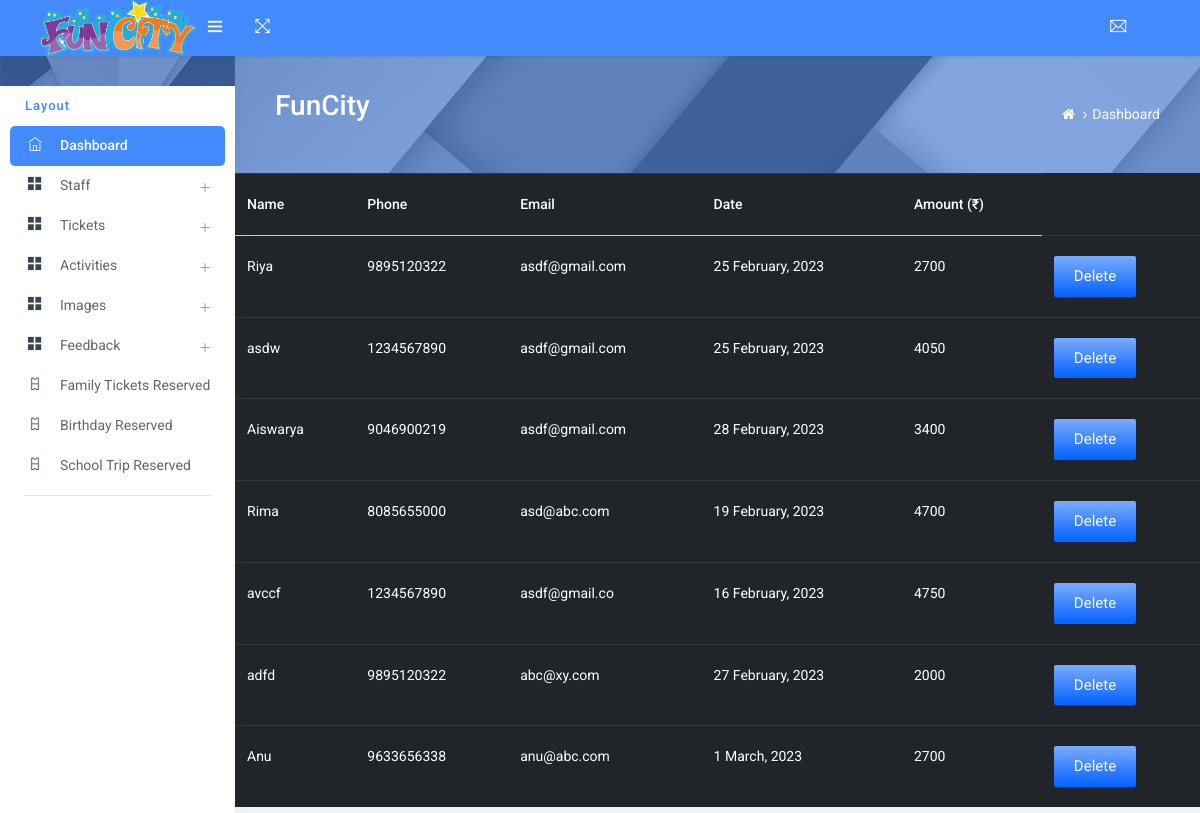
Screenshot of /Backend/familyreserved/ with the database file from the repository.
### Backend/models.py (models this page shows)
class FamilyTicketdb(models.Model):
    Name = models.CharField(max_length=50, null=True, blank=True)
    Phone = models.IntegerField(null=True, blank=True)
    Email = models.EmailField(max_length=100, null=True, blank=True)
    Date = models.CharField(max_length=50, null=True, blank=True)
    Amount = models.CharField(max_length=50,null=True, blank=True)

### Backend/views.py (the view)
# urls.py: path('familyreserved/', views.familyreserved, name="familyreserved"),
def familyreserved(request):
    data = Feedbackdb.objects.all()
    dat = FamilyTicketdb.objects.all()
    return render(request,'FamilyTickets.html',{'data': data, 'dat': dat})

### Backend/templates/FamilyTickets.html (shortened to what this page needs)
<!DOCTYPE html>
{% extends 'index.html' %}
{% block content %}
<html lang="en">
<head>
</head>
<body>
<div class="card-block table-border-style">
                                                <div class="table-responsive">
                                                    <table class="table table-inverse">
                                                        <thead>
                                                            <tr>
                                                                <th>Name</th>
                                                                <th>Phone</th>
                                                                <th>Email</th>
                                                                <th>Date</th>
                                                                <th>Amount (₹)</th>
                                                            </tr>
                                                        </thead>
                                                        <tbody>
                                                        {% for d in dat %}
                                                            <tr>
                                                                <td>{{d.Name}}</td>
                                                                <td>{{d.Phone}}</td>
                                                                <td>
                                                                  {{d.Email}}
                                                                </td>
                                                                <td>
                                                                  {{d.Date}}
                                                                </td>
                                                                <td>{{d.Amount}}</td>
                                                                <td>
                                                                    <form action="{% url 'deleteticket' dataid=d.id%}">
                                                                    <button type="submit" class="btn waves-effect waves-light hor-grd btn-grd-primary ">Delete</button>
                                                                    </form>
                                                                </td>
                                                            </tr>
                                                        {% endfor %}
                                                        </tbody>
                                                    </table>
                                                </div>
                                            </div>
</body>
</html>
{% endblock %}

### rows the page displays
FamilyTicketdb: Name "Riya", Phone "9895120322", Email "asdf@gmail.com", Date "25 February, 2023", Amount "2700"
FamilyTicketdb: Name "asdw", Phone "1234567890", Email "asdf@gmail.com", Date "25 February, 2023", Amount "4050"
FamilyTicketdb: Name "Aiswarya", Phone "9046900219", Email "asdf@gmail.com", Date "28 February, 2023", Amount "3400"
FamilyTicketdb: Name "Rima", Phone "8085655000", Email "asd@abc.com", Date "19 February, 2023", Amount "4700"
FamilyTicketdb: Name "avccf", Phone "1234567890", Email "asdf@gmail.co", Date "16 February, 2023", Amount "4750"
FamilyTicketdb: Name "adfd", Phone "9895120322", Email "abc@xy.com", Date "27 February, 2023", Amount "2000"
FamilyTicketdb: Name "Anu", Phone "9633656338", Email "anu@abc.com", Date "1 March, 2023", Amount "2700"
